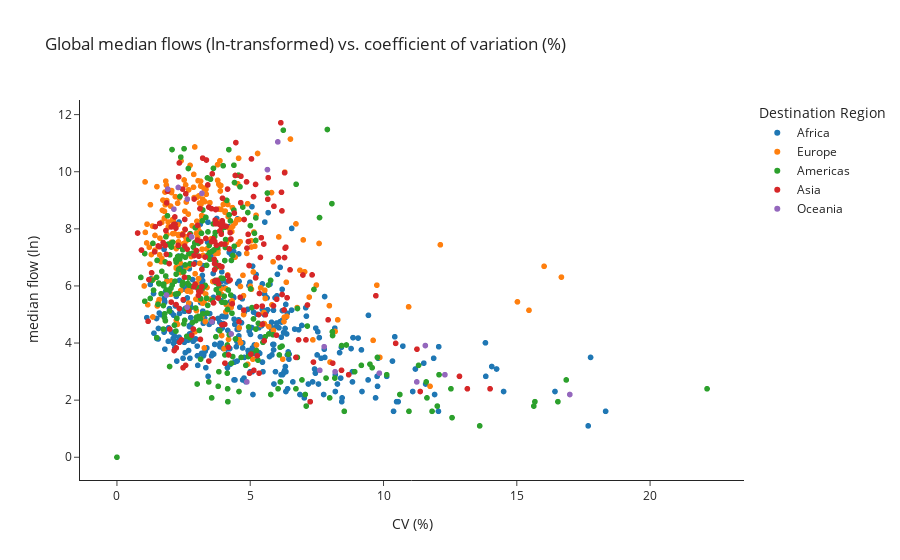

The code cell stored with this chart in its notebook:
### Code cell
px.scatter(
    var_df, x='flow_variation_pct', y=np.log(var_df['flow_median']),
    hover_data={'country_orig': True, 'country_dest': True, 'flow_median': ':,', 'flow_std': ':.2f',
                'flow_variation_pct': ':.2f', 'region_dest': False},
    color='region_dest',
    title="Global median flows (ln-transformed) vs. coefficient of variation (%)",
    labels={"flow_variation_pct": "CV (%)",  "y": "median flow (ln)",
            "region_dest": "Destination Region", 'country_orig': 'Origin',
            'country_dest': 'Destination', 'flow_median': 'median flow', 'flow_std': 'SD flow'},
    template="simple_white"
)

### Figure 1 — Plotly figure (JSON) as saved in the notebook; plotly's stock layout.template omitted (floating-point values rounded to 4 significant figures; data arrays with more than 128 entries replaced by an {"elided": "..."} marker saying what was removed)
{"data": [{"customdata": {"elided": "336x5 mixed values"}, "hovertemplate": "CV (%)=%{x:.2f}<br>median flow (ln)=%{y}<br>Origin=%{customdata[0]}<br>Destination=%{customdata[1]}<br>median flow=%{customdata[2]:,}<br>SD flow=%{customdata[3]:.2f}<extra></extra>", "legendgroup": "Africa", "marker": {"color": "#1F77B4", "symbol": "circle"}, "mode": "markers", "name": "Africa", "showlegend": true, "type": "scattergl", "x": {"elided": "336 float values"}, "xaxis": "x", "y": {"elided": "336 float values"}, "yaxis": "y"}, {"customdata": {"elided": "252x5 mixed values"}, "hovertemplate": "CV (%)=%{x:.2f}<br>median flow (ln)=%{y}<br>Origin=%{customdata[0]}<br>Destination=%{customdata[1]}<br>median flow=%{customdata[2]:,}<br>SD flow=%{customdata[3]:.2f}<extra></extra>", "legendgroup": "Europe", "marker": {"color": "#FF7F0E", "symbol": "circle"}, "mode": "markers", "name": "Europe", "showlegend": true, "type": "scattergl", "x": {"elided": "252 float values"}, "xaxis": "x", "y": {"elided": "252 float values"}, "yaxis": "y"}, {"customdata": {"elided": "252x5 mixed values"}, "hovertemplate": "CV (%)=%{x:.2f}<br>median flow (ln)=%{y}<br>Origin=%{customdata[0]}<br>Destination=%{customdata[1]}<br>median flow=%{customdata[2]:,}<br>SD flow=%{customdata[3]:.2f}<extra></extra>", "legendgroup": "Americas", "marker": {"color": "#2CA02C", "symbol": "circle"}, "mode": "markers", "name": "Americas", "showlegend": true, "type": "scattergl", "x": {"elided": "252 float values"}, "xaxis": "x", "y": {"elided": "252 float values"}, "yaxis": "y"}, {"customdata": {"elided": "187x5 mixed values"}, "hovertemplate": "CV (%)=%{x:.2f}<br>median flow (ln)=%{y}<br>Origin=%{customdata[0]}<br>Destination=%{customdata[1]}<br>median flow=%{customdata[2]:,}<br>SD flow=%{customdata[3]:.2f}<extra></extra>", "legendgroup": "Asia", "marker": {"color": "#D62728", "symbol": "circle"}, "mode": "markers", "name": "Asia", "showlegend": true, "type": "scattergl", "x": {"elided": "187 float values"}, "xaxis": "x", "y": {"elided": "187 float values"}, "yaxis": "y"}, {"customdata": [["Australia", "New Zealand", 5938, 133.4, "Oceania"], ["Fiji", "Papua New Guinea", 115, 4.273, "Oceania"], ["Fiji", "Solomon Islands", 48, 3.802, "Oceania"], ["Fiji", "Vanuatu", 75, 3.355, "Oceania"], ["French Guiana", "New Caledonia", 18, 2.252, "Oceania"], ["French Polynesia", "New Caledonia", 14, 1.737, "Oceania"], ["India", "Australia", 62677, 3927.0, "Oceania"], ["Malaysia", "Australia", 10321, 342.3, "Oceania"], ["New Caledonia", "French Polynesia", 50, 6.265, "Oceania"], ["New Zealand", "Australia", 8447, 234.0, "Oceania"], ["Papua New Guinea", "Fiji", 293, 5.749, "Oceania"], ["Papua New Guinea", "Solomon Islands", 191, 5.215, "Oceania"], ["Philippines", "Australia", 23709, 1386.0, "Oceania"], ["Singapore", "Australia", 12688, 305.9, "Oceania"], ["Solomon Islands", "Fiji", 20, 1.748, "Oceania"], ["Solomon Islands", "Papua New Guinea", 19, 2.018, "Oceania"], ["Solomon Islands", "Vanuatu", 14, 0.6876, "Oceania"], ["Sri Lanka", "New Zealand", 2249, 66.13, "Oceania"], ["United Arab Emirates", "Australia", 11994, 242.4, "Oceania"], ["Vanuatu", "Fiji", 21, 1.618, "Oceania"], ["Vanuatu", "Solomon Islands", 9, 1.555, "Oceania"]], "hovertemplate": "CV (%)=%{x:.2f}<br>median flow (ln)=%{y}<br>Origin=%{customdata[0]}<br>Destination=%{customdata[1]}<br>median flow=%{customdata[2]:,}<br>SD flow=%{customdata[3]:.2f}<extra></extra>", "legendgroup": "Oceania", "marker": {"color": "#9467BD", "symbol": "circle"}, "mode": "markers", "name": "Oceania", "showlegend": true, "type": "scattergl", "x": [2.137, 3.562, 7.773, 4.286, 12.3, 11.25, 6.034, 3.186, 11.57, 2.641, 1.861, 2.631, 5.645, 2.3, 8.183, 9.845, 4.872, 2.8, 1.908, 7.61, 16.99], "xaxis": "x", "y": [8.689, 4.745, 3.871, 4.317, 2.89, 2.639, 11.05, 9.242, 3.912, 9.042, 5.68, 5.252, 10.07, 9.448, 2.996, 2.944, 2.639, 7.718, 9.392, 3.045, 2.197], "yaxis": "y"}], "layout": {"legend": {"title": {"text": "Destination Region"}, "tracegroupgap": 0}, "title": {"text": "Global median flows (ln-transformed) vs. coefficient of variation (%)"}, "xaxis": {"anchor": "y", "domain": [0, 1], "title": {"text": "CV (%)"}}, "yaxis": {"anchor": "x", "domain": [0, 1], "title": {"text": "median flow (ln)"}}}}
